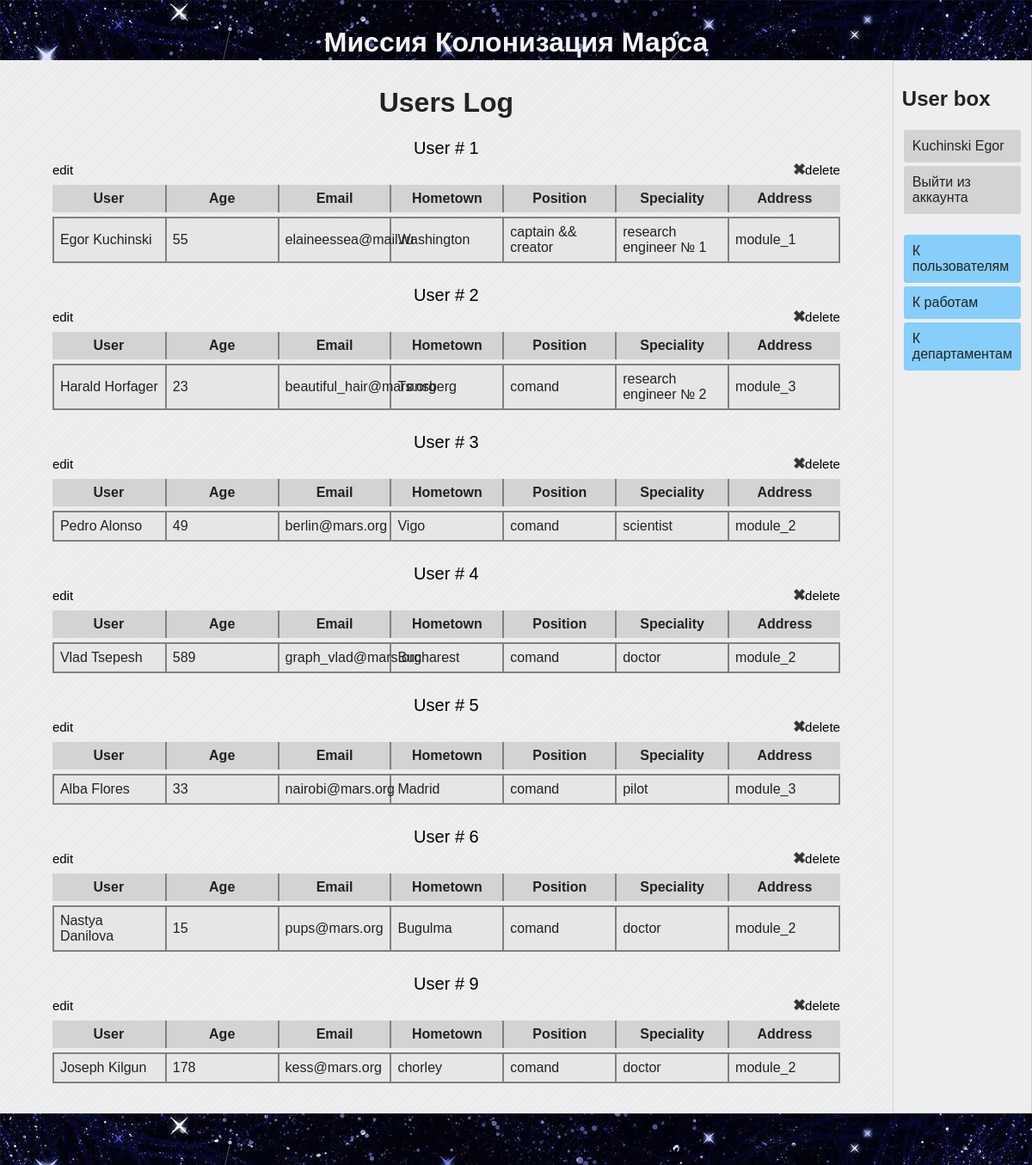
The page /users (signed in) on the database as committed earlier.
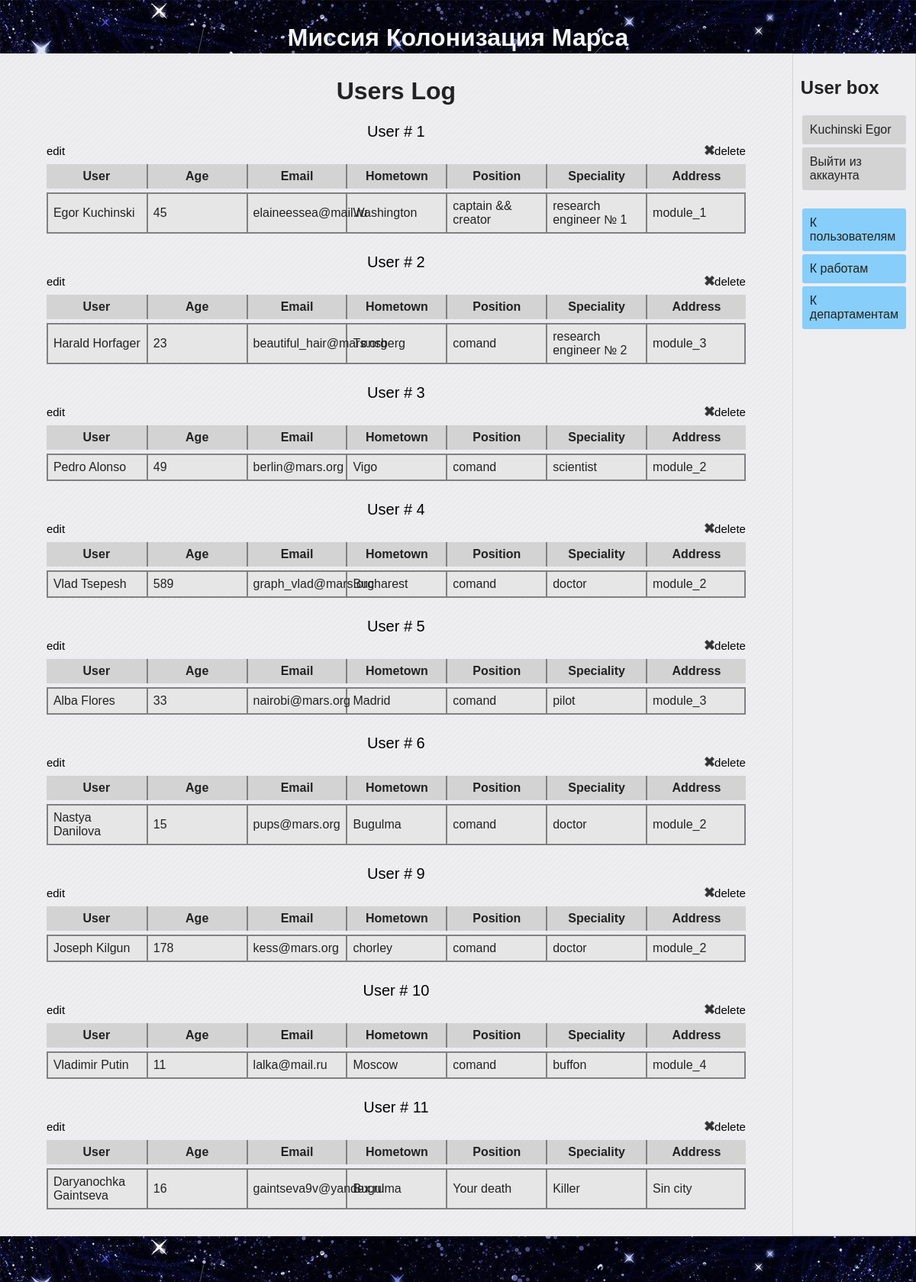
The same page on the database as committed later.
### data/users.py (models this page shows, shortened)
class User(SqlAlchemyBase, UserMixin, SerializerMixin):
    __tablename__ = 'users'
    id = sqlalchemy.Column(sqlalchemy.Integer,
                           primary_key=True, autoincrement=True)
    surname = sqlalchemy.Column(sqlalchemy.String)
    name = sqlalchemy.Column(sqlalchemy.String)
    age = sqlalchemy.Column(sqlalchemy.Integer)
    hometown = sqlalchemy.Column(sqlalchemy.String)
    position = sqlalchemy.Column(sqlalchemy.String)
    speciality = sqlalchemy.Column(sqlalchemy.String)
    address = sqlalchemy.Column(sqlalchemy.String)
    email = sqlalchemy.Column(sqlalchemy.String,
                              index=True, unique=True)
    hashed_password = sqlalchemy.Column(sqlalchemy.String)
    modyfied_date = sqlalchemy.Column(sqlalchemy.DateTime,
                                      default=datetime.datetime.now)
    jobs = orm.relation("Jobs", back_populates='user')
    deps = orm.relation("Departments", back_populates='user')

### main.py (the view)
@app.route('/users')
def users_table():
    session = db_session.create_session()
    users = session.query(User).all()
    return render_template("user_table.html", title="User table", users=users)

### data/db_session.py (called while the page is built)
def create_session() -> Session:
    global __factory
    return __factory()

### main.py (called while the page is built)
@log_manager.user_loader
def load_user(user_id):
    session = db_session.create_session()
    return session.query(User).get(user_id)

### templates/user_table.html
{% extends "base.html" %}
{% block content %}
    <h1 style="text-align: center;">Users Log</h1>
    {% for user in users %}
        <table class="average-table">
            <caption>
                <a href="/home/{{ user.id }}">User # {{ user.id }}</a>
                {% if current_user.is_authenticated and (current_user == user or current_user.id == 1) %}
                    <div style="font-size: 15px;" class='flexbox flex_r_nowr flex_jcspacebetween_aicenter'>
                        <a href="/edit_user/{{ user.id }}">
                            <img src="/static/img/edit_icon1.png" alt="" width='13px'>edit</a>
                        <a href="/deluser/{{ user.id }}">
                            <img src="/static/img/delete_icon1.png" alt="" width="13px">delete</a>
                    </div>
                {% endif %}
            </caption>
            <thead>
                <th>User</th>
                <th>Age</th>
                <th>Email</th>
                <th>Hometown</th>
                <th>Position</th>
                <th>Speciality</th>
                <th>Address</th>
            </thead>
            <tbody>
                <tr>
                    <td>{{ user.name }} {{ user.surname }}</td>
                    <td>{{ user.age }}</td>
                    <td>{{ user.email }}</td>
                    <td>{{ user.hometown }}</td>
                    <td>{{ user.position }}</td>
                    <td>{{ user.speciality }}</td>
                    <td>{{ user.address }}</td>
                </tr>
            </tbody>
        </table>
    {% endfor %}
{% endblock %}

### templates/base.html (shortened to what this page needs)
<!DOCTYPE html>
<html lang="en">
<head>
    <link rel="stylesheet" href="/static/css/style.css">
</head>
<body>
    <header class="page-header">
        <h1>Миссия Колонизация Марса</h1>
    </header>
    <main class="flexbox flex_r_nowr">
        <div class='main_content'>
            {% block content %}{% endblock %}
        </div>
        <div class='user_box flexbox flex_c_nowr'>
            <h2>User box</h2>
            <div class="flexbox flex_c_nowr">
                {% if current_user.is_authenticated %}
                    <a class="btn" href="/home/{{ current_user.id }}">{{ current_user.surname }} {{current_user.name }}</a>
                    <a class="btn" href="/logout">Выйти из аккаунта</a>
                {% else %}
                    <a class="btn" href="/register">Зарегистрироваться</>
                    <a class="btn" href="/login">Войти</a>
                {% endif %}
            </div>
            <div class="flexbox flex_c_nowr usernav">
                <a href="/users" class="btn">К пользователям</a>
                <a href="/" class="btn">К работам</a>
                <a href="/departments" class="btn">К департаментам</a>
            </div>
        </div>
    </main>
    <footer class="page-footer"></footer>
</body>
</html>

### static/css/style.css (style rules this page uses)
body { background-color: #eeeef1; color: #222222; font-family: "Verdana", sans-serif; margin: 0; padding: 0; }
main { min-height: 568px; }
a { color: #000000; text-decoration: none; }
.page-header { background-color: #222244; background-image: url("../img/h2_bkgr.jpeg"); color: #f2f4f6; padding: 10px; height: 50px; text-align: center; }
.page-footer { background-color: #222244; background-image: url("../img/h2_bkgr.jpeg"); color: #f2f4f6; height: 40px; padding: 10px; text-align: center; }
.btn { display: block; background: lightgray; padding: 10px; margin: 2px; color: #222222; text-decoration: none; border-radius: 3px; }
.flexbox { display: flex; }
.flex_r_nowr { flex-flow: row nowrap; }
.flex_c_nowr { flex-flow: column nowrap; }
.flex_jcspacebetween_aicenter { justify-content: space-between; align-items: center; }
.user_box { border: 1px solid lightgray; padding: 10px; width: 12%; background-color: f2f4f6; }
.user_box .flexbox { margin-bottom: 20px; }
.usernav .btn { background-color: lightskyblue; }
.main_content { padding: 10px; width: 88%; }
.average-table { border-spacing: 0px 5px; margin: auto; margin-top: 20px; margin-bottom: 20px; table-layout: fixed; width: 90%; }
.average-table caption { font-size: 20px; line-height: 25px; }
.average-table th { background-color: lightgrey; border-left: 2px solid gray; padding: 7px; }
.average-table th:first-child { border-left: none; }
.average-table td { background-color: rgb(230, 230, 230); border: 2px solid gray; border-right: none; padding: 7px; }
.average-table td:last-child { border-right: 2px solid gray; }

Rows that differ between the two databases and show on the page:
changed User "Egor": age "55" → "45"
added User: id "10", name "Vladimir", surname "Putin", age "11", email "lalka@mail.ru", hometown "Moscow", position "comand", speciality "buffon", address "module_4"
added User: id "11", name "Daryanochka", surname "Gaintseva", age "16", email "gaintseva9v@yandex.ru", hometown "Bugulma", position "Your death", speciality "Killer", address "Sin city"
